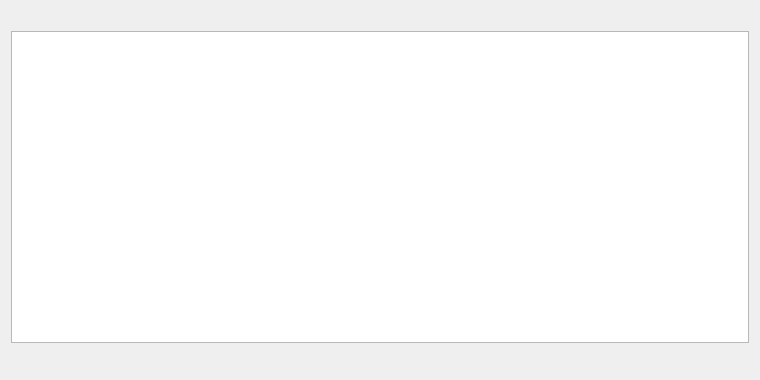
<?xml version="1.0" encoding="UTF-8"?>
<ui version="4.0">
 <class>AddressBookPage</class>
 <widget class="QWidget" name="AddressBookPage">
  <property name="geometry">
   <rect>
    <x>0</x>
    <y>0</y>
    <width>760</width>
    <height>380</height>
   </rect>
  </property>
  <layout class="QVBoxLayout" name="verticalLayout">
   <item>
    <widget class="QLabel" name="labelExplanation">
     <property name="textFormat">
      <enum>Qt::PlainText</enum>
     </property>
     <property name="wordWrap">
      <bool>true</bool>
     </property>
    </widget>
   </item>
   <item>
    <widget class="QTableView" name="tableView">
     <property name="palette">
      <palette>
       <active>
        <colorrole role="Text">
         <brush brushstyle="SolidPattern">
          <color alpha="255">
           <red>51</red>
           <green>51</green>
           <blue>51</blue>
          </color>
         </brush>
        </colorrole>
       </active>
       <inactive>
        <colorrole role="Text">
         <brush brushstyle="SolidPattern">
          <color alpha="255">
           <red>51</red>
           <green>51</green>
           <blue>51</blue>
          </color>
         </brush>
        </colorrole>
       </inactive>
       <disabled>
        <colorrole role="Text">
         <brush brushstyle="SolidPattern">
          <color alpha="255">
           <red>85</red>
           <green>85</green>
           <blue>85</blue>
          </color>
         </brush>
        </colorrole>
       </disabled>
      </palette>
     </property>
     <property name="contextMenuPolicy">
      <enum>Qt::CustomContextMenu</enum>
     </property>
     <property name="toolTip">
      <string>Right-click to edit address or label</string>
     </property>
     <property name="tabKeyNavigation">
      <bool>false</bool>
     </property>
     <property name="alternatingRowColors">
      <bool>true</bool>
     </property>
     <property name="selectionMode">
      <enum>QAbstractItemView::SingleSelection</enum>
     </property>
     <property name="selectionBehavior">
      <enum>QAbstractItemView::SelectRows</enum>
     </property>
     <property name="sortingEnabled">
      <bool>true</bool>
     </property>
     <attribute name="verticalHeaderVisible">
      <bool>false</bool>
     </attribute>
    </widget>
   </item>
   <item>
    <layout class="QHBoxLayout" name="horizontalLayout">
     <item>
      <widget class="QtMaterialFlatButton" name="newAddress" native="true">
       <property name="toolTip">
        <string>Create a new address</string>
       </property>
       <property name="text" stdset="0">
        <string>New</string>
       </property>
       <property name="icon" stdset="0">
        <iconset resource="../odex.qrc">
         <normaloff>:/icons/add</normaloff>:/icons/add</iconset>
       </property>
       <property name="autoDefault" stdset="0">
        <bool>false</bool>
       </property>
      </widget>
     </item>
     <item>
      <widget class="QtMaterialFlatButton" name="copyAddress" native="true">
       <property name="toolTip">
        <string>Copy the currently selected address to the system clipboard</string>
       </property>
       <property name="text" stdset="0">
        <string>Copy</string>
       </property>
       <property name="icon" stdset="0">
        <iconset resource="../odex.qrc">
         <normaloff>:/icons/editcopy</normaloff>:/icons/editcopy</iconset>
       </property>
       <property name="autoDefault" stdset="0">
        <bool>false</bool>
       </property>
      </widget>
     </item>
     <item>
      <widget class="QtMaterialFlatButton" name="deleteAddress" native="true">
       <property name="toolTip">
        <string>Delete the currently selected address from the list</string>
       </property>
       <property name="text" stdset="0">
        <string>Delete</string>
       </property>
       <property name="icon" stdset="0">
        <iconset resource="../odex.qrc">
         <normaloff>:/icons/remove</normaloff>:/icons/remove</iconset>
       </property>
       <property name="autoDefault" stdset="0">
        <bool>false</bool>
       </property>
      </widget>
     </item>
     <item>
      <spacer name="horizontalSpacer">
       <property name="orientation">
        <enum>Qt::Horizontal</enum>
       </property>
       <property name="sizeHint" stdset="0">
        <size>
         <width>40</width>
         <height>20</height>
        </size>
       </property>
      </spacer>
     </item>
     <item>
      <widget class="QtMaterialFlatButton" name="exportButton" native="true">
       <property name="toolTip">
        <string>Export the data in the current tab to a file</string>
       </property>
       <property name="text" stdset="0">
        <string>Export</string>
       </property>
       <property name="icon" stdset="0">
        <iconset resource="../odex.qrc">
         <normaloff>:/icons/export</normaloff>:/icons/export</iconset>
       </property>
       <property name="autoDefault" stdset="0">
        <bool>false</bool>
       </property>
      </widget>
     </item>
     <item>
      <widget class="QtMaterialFlatButton" name="closeButton" native="true">
       <property name="sizePolicy">
        <sizepolicy hsizetype="Minimum" vsizetype="Minimum">
         <horstretch>0</horstretch>
         <verstretch>0</verstretch>
        </sizepolicy>
       </property>
       <property name="text" stdset="0">
        <string>Close</string>
       </property>
       <property name="autoDefault" stdset="0">
        <bool>false</bool>
       </property>
      </widget>
     </item>
    </layout>
   </item>
  </layout>
 </widget>
 <customwidgets>
  <customwidget>
   <class>QtMaterialFlatButton</class>
   <extends>QWidget</extends>
   <header>qtmaterialflatbutton.h</header>
  </customwidget>
 </customwidgets>
 <resources>
  <include location="../odex.qrc"/>
 </resources>
 <connections/>
</ui>
